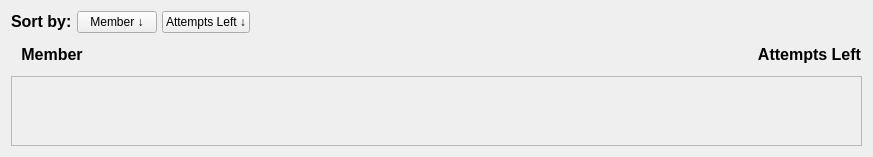
      <widget class="QWidget" name="current_attempts_page">
       <layout class="QGridLayout" name="gridLayout_4">
        <item row="0" column="0">
         <layout class="QHBoxLayout" name="horizontalLayout_8">
          <property name="spacing">
           <number>5</number>
          </property>
          <property name="rightMargin">
           <number>600</number>
          </property>
          <item>
           <widget class="QLabel" name="sort_by_label_attempt">
            <property name="sizePolicy">
             <sizepolicy hsizetype="Fixed" vsizetype="Fixed">
              <horstretch>0</horstretch>
              <verstretch>0</verstretch>
             </sizepolicy>
            </property>
            <property name="autoFillBackground">
             <bool>false</bool>
            </property>
            <property name="text">
             <string>&lt;html&gt;&lt;head/&gt;&lt;body&gt;&lt;p&gt;&lt;span style=&quot; font-size:12pt; font-weight:700;&quot;&gt;Sort by:&lt;/span&gt;&lt;/p&gt;&lt;/body&gt;&lt;/html&gt;</string>
            </property>
            <property name="alignment">
             <set>Qt::AlignmentFlag::AlignLeading|Qt::AlignmentFlag::AlignLeft|Qt::AlignmentFlag::AlignVCenter</set>
            </property>
           </widget>
          </item>
          <item>
           <widget class="QPushButton" name="member_sort_attempt_button_2">
            <property name="sizePolicy">
             <sizepolicy hsizetype="Fixed" vsizetype="Fixed">
              <horstretch>0</horstretch>
              <verstretch>0</verstretch>
             </sizepolicy>
            </property>
            <property name="text">
             <string>Member ↓</string>
            </property>
           </widget>
          </item>
          <item>
           <widget class="QPushButton" name="attempt_sort_button_2">
            <property name="sizePolicy">
             <sizepolicy hsizetype="Fixed" vsizetype="Fixed">
              <horstretch>0</horstretch>
              <verstretch>0</verstretch>
             </sizepolicy>
            </property>
            <property name="text">
             <string>Attempts Left ↓</string>
            </property>
           </widget>
          </item>
          <item>
           <widget class="QLabel" name="spacing_label_5">
            <property name="text">
             <string/>
            </property>
           </widget>
          </item>
         </layout>
        </item>
        <item row="1" column="0">
         <layout class="QHBoxLayout" name="horizontalLayout_5">
          <property name="spacing">
           <number>20</number>
          </property>
          <property name="leftMargin">
           <number>10</number>
          </property>
          <item>
           <widget class="QLabel" name="member_title_label">
            <property name="sizePolicy">
             <sizepolicy hsizetype="Maximum" vsizetype="Fixed">
              <horstretch>0</horstretch>
              <verstretch>0</verstretch>
             </sizepolicy>
            </property>
            <property name="maximumSize">
             <size>
              <width>200</width>
              <height>16777215</height>
             </size>
            </property>
            <property name="text">
             <string>&lt;html&gt;&lt;head/&gt;&lt;body&gt;&lt;p align=&quot;center&quot;&gt;&lt;span style=&quot; font-size:12pt; font-weight:700;&quot;&gt;Member&lt;/span&gt;&lt;/p&gt;&lt;/body&gt;&lt;/html&gt;</string>
            </property>
           </widget>
          </item>
          <item>
           <widget class="QLabel" name="spacing_label_4">
            <property name="sizePolicy">
             <sizepolicy hsizetype="Maximum" vsizetype="Preferred">
              <horstretch>0</horstretch>
              <verstretch>0</verstretch>
             </sizepolicy>
            </property>
            <property name="maximumSize">
             <size>
              <width>30</width>
              <height>10</height>
             </size>
            </property>
            <property name="text">
             <string/>
            </property>
           </widget>
          </item>
          <item>
           <widget class="QLabel" name="boss_name_label_att_1">
            <property name="maximumSize">
             <size>
              <width>16777215</width>
              <height>31</height>
             </size>
            </property>
            <property name="text">
             <string>&lt;html&gt;&lt;head/&gt;&lt;body&gt;&lt;p align=&quot;center&quot;&gt;&lt;span style=&quot; font-size:16pt; font-weight:700;&quot;&gt;&lt;br/&gt;&lt;/span&gt;&lt;/p&gt;&lt;/body&gt;&lt;/html&gt;</string>
            </property>
            <property name="role" stdset="0">
             <string>title</string>
            </property>
           </widget>
          </item>
          <item>
           <widget class="QLabel" name="boss_weak_label_attempt_1">
            <property name="minimumSize">
             <size>
              <width>31</width>
              <height>31</height>
             </size>
            </property>
            <property name="maximumSize">
             <size>
              <width>31</width>
              <height>31</height>
             </size>
            </property>
            <property name="text">
             <string/>
            </property>
           </widget>
          </item>
          <item>
           <widget class="QLabel" name="boss_name_label_att_2">
            <property name="maximumSize">
             <size>
              <width>16777215</width>
              <height>31</height>
             </size>
            </property>
            <property name="text">
             <string>&lt;html&gt;&lt;head/&gt;&lt;body&gt;&lt;p align=&quot;center&quot;&gt;&lt;span style=&quot; font-size:16pt; font-weight:700;&quot;&gt;&lt;br/&gt;&lt;/span&gt;&lt;/p&gt;&lt;/body&gt;&lt;/html&gt;</string>
            </property>
            <property name="role" stdset="0">
             <string>title</string>
            </property>
           </widget>
          </item>
          <item>
           <widget class="QLabel" name="boss_weak_label_attempt_2">
            <property name="minimumSize">
             <size>
              <width>31</width>
              <height>31</height>
             </size>
            </property>
            <property name="maximumSize">
             <size>
              <width>31</width>
              <height>31</height>
             </size>
            </property>
            <property name="text">
             <string/>
            </property>
           </widget>
          </item>
          <item>
           <widget class="QLabel" name="boss_name_label_att_3">
            <property name="maximumSize">
             <size>
              <width>16777215</width>
              <height>31</height>
             </size>
            </property>
            <property name="text">
             <string>&lt;html&gt;&lt;head/&gt;&lt;body&gt;&lt;p align=&quot;center&quot;&gt;&lt;span style=&quot; font-size:16pt; font-weight:700;&quot;&gt;&lt;br/&gt;&lt;/span&gt;&lt;/p&gt;&lt;/body&gt;&lt;/html&gt;</string>
            </property>
            <property name="role" stdset="0">
             <string>title</string>
            </property>
           </widget>
          </item>
          <item>
           <widget class="QLabel" name="boss_weak_label_attempt_3">
            <property name="minimumSize">
             <size>
              <width>31</width>
              <height>31</height>
             </size>
            </property>
            <property name="maximumSize">
             <size>
              <width>31</width>
              <height>31</height>
             </size>
            </property>
            <property name="text">
             <string/>
            </property>
           </widget>
          </item>
          <item>
           <widget class="QLabel" name="boss_name_label_att_4">
            <property name="maximumSize">
             <size>
              <width>16777215</width>
              <height>31</height>
             </size>
            </property>
            <property name="text">
             <string>&lt;html&gt;&lt;head/&gt;&lt;body&gt;&lt;p align=&quot;center&quot;&gt;&lt;span style=&quot; font-size:16pt; font-weight:700;&quot;&gt;&lt;br/&gt;&lt;/span&gt;&lt;/p&gt;&lt;/body&gt;&lt;/html&gt;</string>
            </property>
            <property name="role" stdset="0">
             <string>title</string>
            </property>
           </widget>
          </item>
          <item>
           <widget class="QLabel" name="boss_weak_label_attempt_4">
            <property name="minimumSize">
             <size>
              <width>31</width>
              <height>31</height>
             </size>
            </property>
            <property name="maximumSize">
             <size>
              <width>31</width>
              <height>31</height>
             </size>
            </property>
            <property name="text">
             <string/>
            </property>
           </widget>
          </item>
          <item>
           <widget class="QLabel" name="boss_name_label_att_5">
            <property name="maximumSize">
             <size>
              <width>16777215</width>
              <height>31</height>
             </size>
            </property>
            <property name="text">
             <string>&lt;html&gt;&lt;head/&gt;&lt;body&gt;&lt;p align=&quot;center&quot;&gt;&lt;span style=&quot; font-size:16pt; font-weight:700;&quot;&gt;&lt;br/&gt;&lt;/span&gt;&lt;/p&gt;&lt;/body&gt;&lt;/html&gt;</string>
            </property>
            <property name="role" stdset="0">
             <string>title</string>
            </property>
           </widget>
          </item>
          <item>
           <widget class="QLabel" name="boss_weak_label_attempt_5">
            <property name="minimumSize">
             <size>
              <width>31</width>
              <height>31</height>
             </size>
            </property>
            <property name="maximumSize">
             <size>
              <width>31</width>
              <height>31</height>
             </size>
            </property>
            <property name="text">
             <string/>
            </property>
           </widget>
          </item>
          <item>
           <widget class="QLabel" name="attempts_left_label">
            <property name="maximumSize">
             <size>
              <width>16777215</width>
              <height>31</height>
             </size>
            </property>
            <property name="text">
             <string>&lt;html&gt;&lt;head/&gt;&lt;body&gt;&lt;p align=&quot;center&quot;&gt;&lt;span style=&quot; font-size:12pt; font-weight:700;&quot;&gt;Attempts Left&lt;/span&gt;&lt;/p&gt;&lt;/body&gt;&lt;/html&gt;</string>
            </property>
            <property name="role" stdset="0">
             <string>title</string>
            </property>
           </widget>
          </item>
         </layout>
        </item>
        <item row="2" column="0">
         <widget class="QScrollArea" name="attempts_scroll_area">
          <property name="widgetResizable">
           <bool>true</bool>
          </property>
          <widget class="QWidget" name="scrollAreaWidgetContents_2">
           <property name="geometry">
            <rect>
             <x>0</x>
             <y>0</y>
             <width>98</width>
             <height>28</height>
            </rect>
           </property>
           <layout class="QVBoxLayout" name="verticalLayout_6"/>
          </widget>
         </widget>
        </item>
       </layout>
      </widget>
